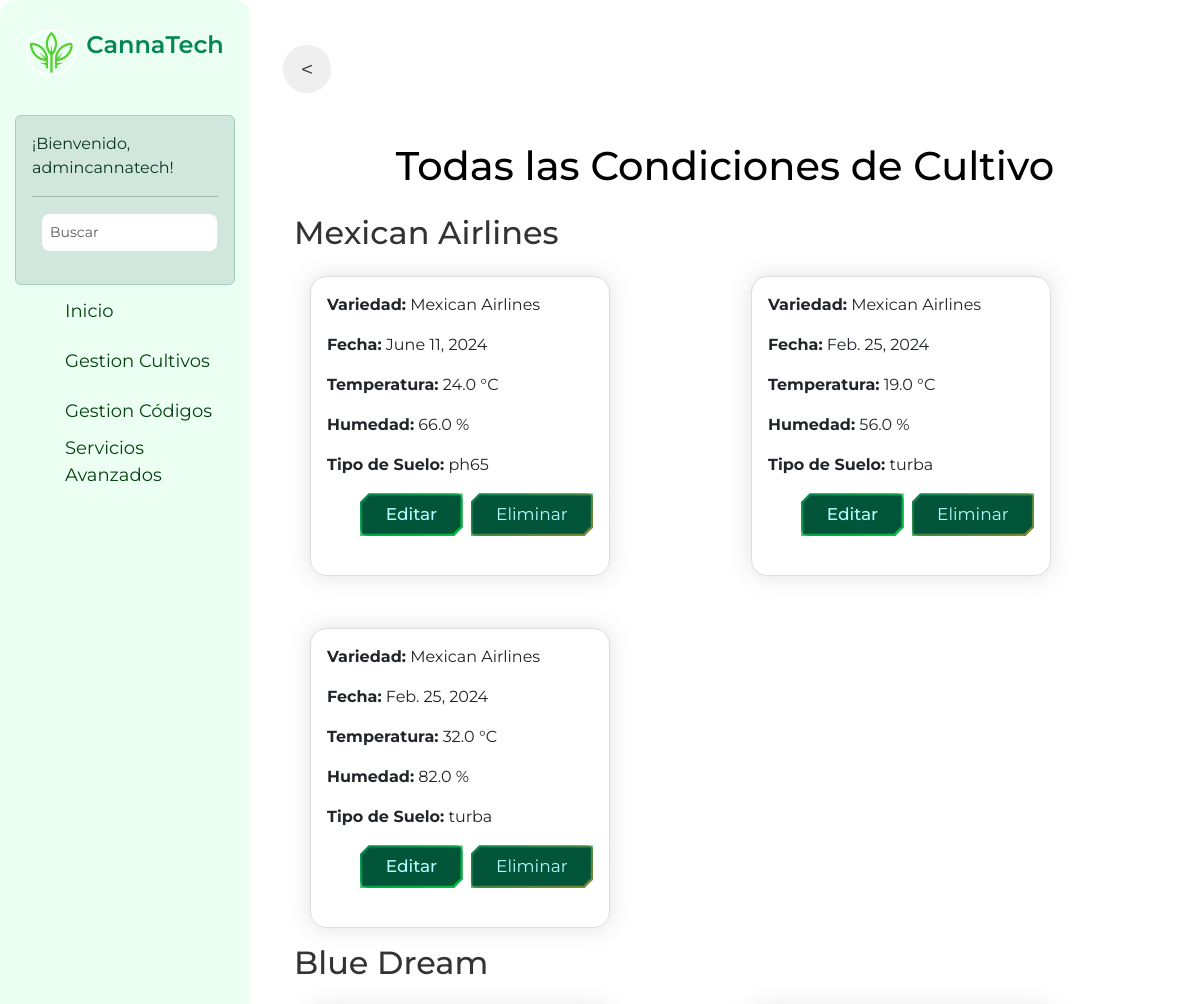
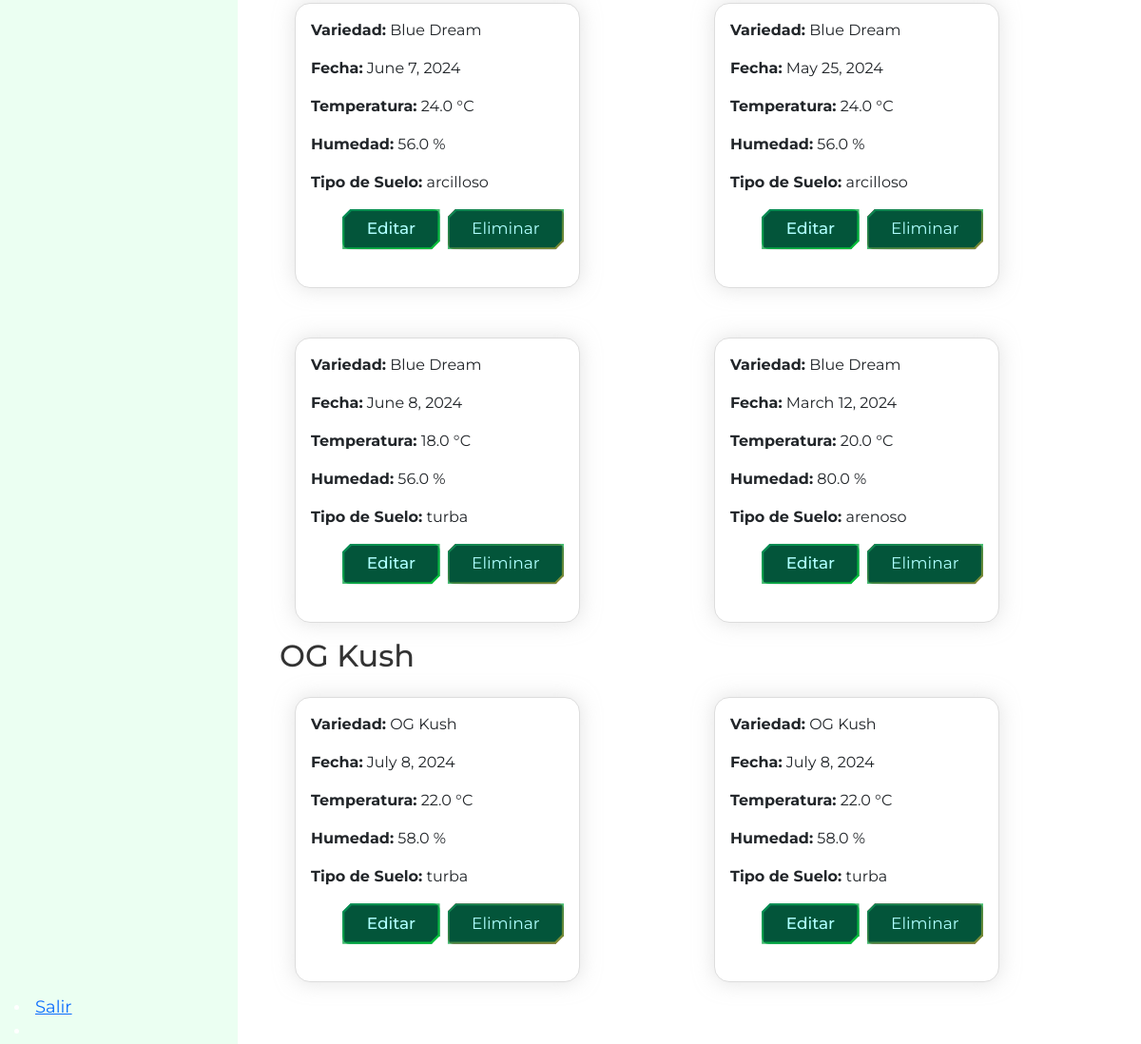
Screenshot of /condiciones/ (signed in) with the database file from the repository (2 pictures, top to bottom).
### core/models.py (models this page shows, shortened)
class Variedad(models.Model):
    nombre = models.CharField(max_length=100)
    descripcion = models.TextField()
    user = models.ForeignKey(User, on_delete=models.CASCADE, default=None)

class CondicionesCultivo(models.Model):
    variedad = models.ForeignKey(Variedad, on_delete=models.CASCADE, related_name='condiciones')
    registro_fecha = models.DateField()
    temperatura = models.FloatField()
    humedad = models.FloatField()
    tipo_suelo = models.CharField(max_length=100, choices=[
        ('arcilloso', 'Arcilloso: Alta proporción de arcilla, retiene agua y nutrientes.'),
        ('arenoso', 'Arenoso: Mucha arena, muy permeable, retiene menos agua y nutrientes.'),
        ('limoso', 'Limoso: Textura suave, retiene agua y nutrientes.'),
        ('humifero', 'Humífero: Rico en materia orgánica y nutrientes, muy fértil.'),
        ('calcareo', 'Calcáreo: Alto contenido de calcio, afecta el pH del suelo.'),
        ('salino', 'Salino: Concentraciones altas de sales solubles, perjudicial para cultivos.'),
        ('turba', 'Turba: Suelo orgánico de descomposición vegetal.'),
    ])
    ph_suelo = models.FloatField(default=7.0)
    nutrientes = models.CharField(max_length=100, default='normal')
    iluminacion = models.FloatField(default=0.0)
    temperatura_suelo = models.FloatField(default=0.0)
    humedad_suelo = models.FloatField(default=0.0)
    temperatura_ambiente = models.FloatField(default=0.0)
    humedad_ambiente = models.FloatField(default=0.0)
    concentracion_co2 = models.FloatField(default=400.0)
    ventilacion = models.CharField(max_length=100, default='normal')
    oxigeno_suelo = models.FloatField(default=0.0)
    calidad_agua_ph = models.FloatField(default=6.0)
    calidad_agua_cloro = models.FloatField(default=0.0)

### core/views.py (the view)
# urls.py: path('condiciones/', views.todas_condiciones_cultivo, name='todas_condiciones_cultivo'),
@login_required
def todas_condiciones_cultivo(request):
    variedades = Variedad.objects.filter(user=request.user)
    condiciones = CondicionesCultivo.objects.filter(variedad__in=variedades)
    return render(request, 'core/condiciones_cultivo.html', {'condiciones': condiciones})

### core/templates/core/condiciones_cultivo.html (shortened to what this page needs)
{% extends 'core/base.html' %}
{% load static %}
{% block content %}
    <input type="button" class="btn-prev" value="<" onClick="javascript:history.go(-1);">
    <div class="container my-5">
        <div class="text-center">
            <h1 class="mb-4 texto-negro">Todas las Condiciones de Cultivo</h1>
        </div>
        {% regroup condiciones by variedad as grouped_condiciones %}
        {% for group in grouped_condiciones %}
        <div class="variedad-group">
            <h2 class="variedad-nombre">{{ group.grouper.nombre }}</h2>
            <div class="card-cont">
                {% for condicion in group.list %}
                <div class="card cultivo-card">
                    <div class="card-body">
                        <p><strong>Variedad:</strong> {{ condicion.variedad.nombre }}</p>
                        <p><strong>Fecha:</strong> {{ condicion.registro_fecha }}</p>
                        <p><strong>Temperatura:</strong> {{ condicion.temperatura }} °C</p>
                        <p><strong>Humedad:</strong> {{ condicion.humedad }} %</p>
                        <p><strong>Tipo de Suelo:</strong> {{ condicion.tipo_suelo }}</p>
                        <div class="d-flex justify-content-end">
                            <a href="{% url 'condiciones_cultivo_update' condicion.variedad.pk condicion.pk %}" class="btn btn-primary me-2">Editar</a>
                            <button type="button" class="btn btn-danger" data-toggle="modal" data-target="#modalEliminarCondicion{{ condicion.pk }}">
                                Eliminar
                            </button>
                        </div>
                    </div>
                </div>
                {% endfor %}
            </div>
        </div>
        {% endfor %}
    </div>
{% endblock %}

### core/templates/core/base.html (shortened to what this page needs)
{% load static %}
<!DOCTYPE html>
<html lang="en">
<head>
    <link rel="stylesheet" href="https://cdn.jsdelivr.net/npm/bootstrap@5.3.0/dist/css/bootstrap.min.css">
    <link rel="stylesheet" href="https://code.ionicframework.com/ionicons/2.0.1/css/ionicons.min.css">
    <link href="{% static 'core/css/main.css' %}" rel="stylesheet">
    <link href="{% static 'core/css/styles.css' %}" rel="stylesheet">
    <link rel="stylesheet" href="https://cdnjs.cloudflare.com/ajax/libs/font-awesome/6.5.2/css/all.min.css" />
</head>
<body data-bs-theme="light">
    <div class="container-fluid">
        <div class="row">
            {% if user.is_authenticated %}
            <div class="barra-lateral">
                <div>
                    <div class="nombre-pagina">
                        <a href="{% url 'home' %}">
                            <img src="{% static 'core/images/logo.png' %}" alt="CannaTech Logo" class="logo">
                        </a>
                        <p class="nombre">CannaTech</p>
                    </div>
                           <div class="alert alert-success mt-1 mb-1">
                        ¡Bienvenido,<br> {{ request.user.get_username }}!
                        <hr>
                                <form method="GET" action="{% url 'search_results' %}" class="form-inline my-2 my-lg-0">
                                   <strong>  </strong>
                                    <input class="form-control mr-sm-2" type="search" placeholder="Buscar" aria-label="Search" name="q">
                                </form>
                            </div>
                            </div>
                <nav class="navegacion">
            <li>
            <a id="home" href="{% url 'home' %}">
                <span class="text-color">Inicio</span>
            </a>
        </li>
                <li>
                    <a id="products" href="{% url 'products' %}">
                        <span>Gestion Cultivos</span>
                    </a>
                </li>
    <li>
        <a id="funcionalidades" href="{% url 'barcodes' %}">
        <span>Gestion Códigos</span>
        </a>
            </li>
    <li>
    <a id="funcionalidades" href="{% url 'management-view' %}">
        <span>Servicios<br>Avanzados</span>
    </a>
</li>
            </nav>
                <div>
                    <div class="linea"></div>
            </div>
            <li>
                <a id="exit" href="{% url 'exit' %}">
                    <span>Salir</span>
                </a>
            </li>
            <li>
            </div>
            {% endif %}
            <div class="col">
                <main class="{% if user.is_authenticated %}authenticated-main{% else %}unauthenticated-main{% endif %}">
                    {% block content %}
                    {% endblock %}
                </main>
</body>
</html>

### rows the page displays
Variedad: grouper.nombre "Mexican Airlines"
CondicionesCultivo: variedad.nombre "Mexican Airlines", registro_fecha "June 11, 2024", temperatura "24.0", humedad "66.0", tipo_suelo "ph65"
CondicionesCultivo: variedad.nombre "Mexican Airlines", registro_fecha "Feb. 25, 2024", temperatura "19.0", humedad "56.0", tipo_suelo "turba"
CondicionesCultivo: variedad.nombre "Mexican Airlines", registro_fecha "Feb. 25, 2024", temperatura "32.0", humedad "82.0", tipo_suelo "turba"
Variedad: grouper.nombre "Blue Dream"
CondicionesCultivo: variedad.nombre "Blue Dream", registro_fecha "June 7, 2024", temperatura "24.0", humedad "56.0", tipo_suelo "arcilloso"
CondicionesCultivo: variedad.nombre "Blue Dream", registro_fecha "May 25, 2024", temperatura "24.0", humedad "56.0", tipo_suelo "arcilloso"
CondicionesCultivo: variedad.nombre "Blue Dream", registro_fecha "June 8, 2024", temperatura "18.0", humedad "56.0", tipo_suelo "turba"
CondicionesCultivo: variedad.nombre "Blue Dream", registro_fecha "March 12, 2024", temperatura "20.0", humedad "80.0", tipo_suelo "arenoso"
Variedad: grouper.nombre "OG Kush"
CondicionesCultivo: variedad.nombre "OG Kush", registro_fecha "July 8, 2024", temperatura "22.0", humedad "58.0", tipo_suelo "turba"
CondicionesCultivo: variedad.nombre "OG Kush", registro_fecha "July 8, 2024", temperatura "22.0", humedad "58.0", tipo_suelo "turba"

### other values shown
{{ request.user.get_username }} "admincannatech"
